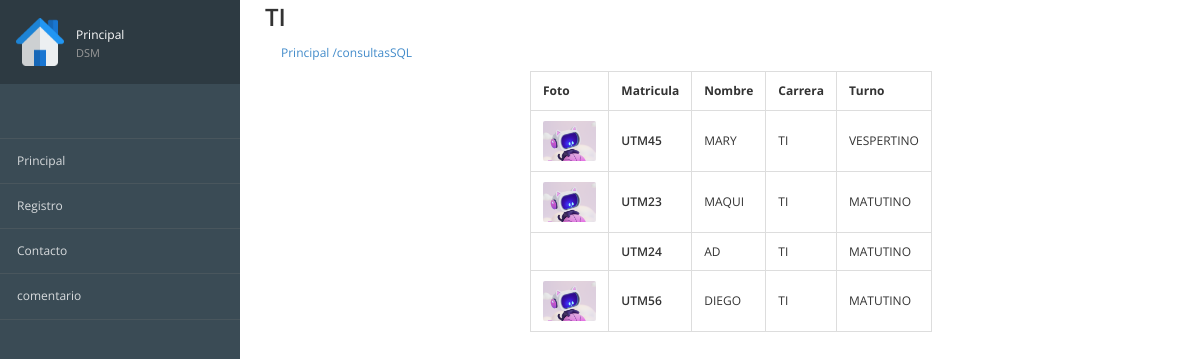
The page /consultasSQL on the database its author committed.
### registros/models.py (models this page shows, shortened)
class Alumnos (models.Model): #Define la estructura de nuetra tabla
    matricula= models.CharField(max_length=12,verbose_name="Mat")
    nombre= models.TextField() #Texto Largo
    carrera=models.TextField()
    turno=models.CharField(max_length=10)
    imagen=models.ImageField(null=True,upload_to="Fotos", verbose_name="Fotografia")
    created=models.DateTimeField(auto_now_add=True) #Fecha Tiempo
    updated=models.DateTimeField(auto_now_add=True)
    class  Meta:
        verbose_name="Alumno"
        verbose_name_plural="Alumnos"
        ordering=["-created"]

### registros/views.py (the view)
# urls.py: path('consultasSQL',views_registros.consultasSQL,name="sql"),
def consultasSQL(request):
    alumnos=Alumnos.objects.raw('SELECT id, matricula,nombre, carrera, turno, imagen FROM registros_alumnos WHERE carrera="TI" ORDER BY turno DESC')
    return render(request,"registros/consultas.html",{'9B':alumnos})

### registros/Templates/registros/consultas.html (shortened to what this page needs)
{% extends "inicio/Encabezado.html" %}
{% block imagen%}
{% load static%}
{% static 'inicio/css/images/home.png'%}
{% endblock%}
{% block contenido %}
        <div class="page-content">
			<div class="page-header">
				<div class="page-title">
					<table class="table table-bordered table -striped">
						<thead>
							<tr>
								<th> Foto </th>
								<th> Matricula </th>
								<th> Nombre</th>
								<th> Carrera </th>
								<th> Turno </th>
							</tr>
						</thead>
						<tbody>
							{% for alumno in 9B %}
							<tr>
								<td class="text-center">
								<img src= "{{alumno.imagen.url}}" alt="" class="img-media">
								</td>
								<td class="text-semibold">{{alumno.matricula}} </td>
								<td class="muted"> {{alumno.nombre}}</td>
								<td class="muted">{{alumno.carrera}} </td>
								<td class="muted">{{alumno.turno}} </td>
							</tr>
							{% endfor %}
						</tbody>
					</table>
				</div>
			</div>
		</div>
{% endblock%}

### inicio/static/inicio/css/londinium-theme.css (style rules this page uses)
.panel-toolbar:after, .page-header:after, .header-bar-stats .page-stats li:after, .panel-heading:after { content: ""; display: table; clear: both; }
html { height: 100%; }
body { font-family: 'Open Sans', sans-serif; font-size: 12px; position: relative; min-height: 100%; }
.text-semibold { font-weight: 600; }
.img-media { height: 40px; border-radius: 2px; }
.page-header { padding: 0; margin: 0; position: relative; border: 0; }
.page-title { float: left; }
.table { margin-bottom: 0; }
.table > thead > tr > th { border-bottom-width: 1px; outline: 0; }
.table > thead > tr > th, .table > tbody > tr > th, .table > tfoot > tr > th, .table > thead > tr > td, .table > tbody > tr > td, .table > tfoot > tr > td { vertical-align: middle; padding: 10px 12px; }

### rows shown on the page
Alumnos: imagen (picture), matricula "UTM45", nombre "MARY", carrera "TI", turno "VESPERTINO"
Alumnos: imagen (picture), matricula "UTM23", nombre "MAQUI", carrera "TI", turno "MATUTINO"
Alumnos: matricula "UTM24", nombre "AD", carrera "TI", turno "MATUTINO"
Alumnos: imagen (picture), matricula "UTM56", nombre "DIEGO", carrera "TI", turno "MATUTINO"

### other values the page prints
{{ request.path }} "/consultasSQL"
